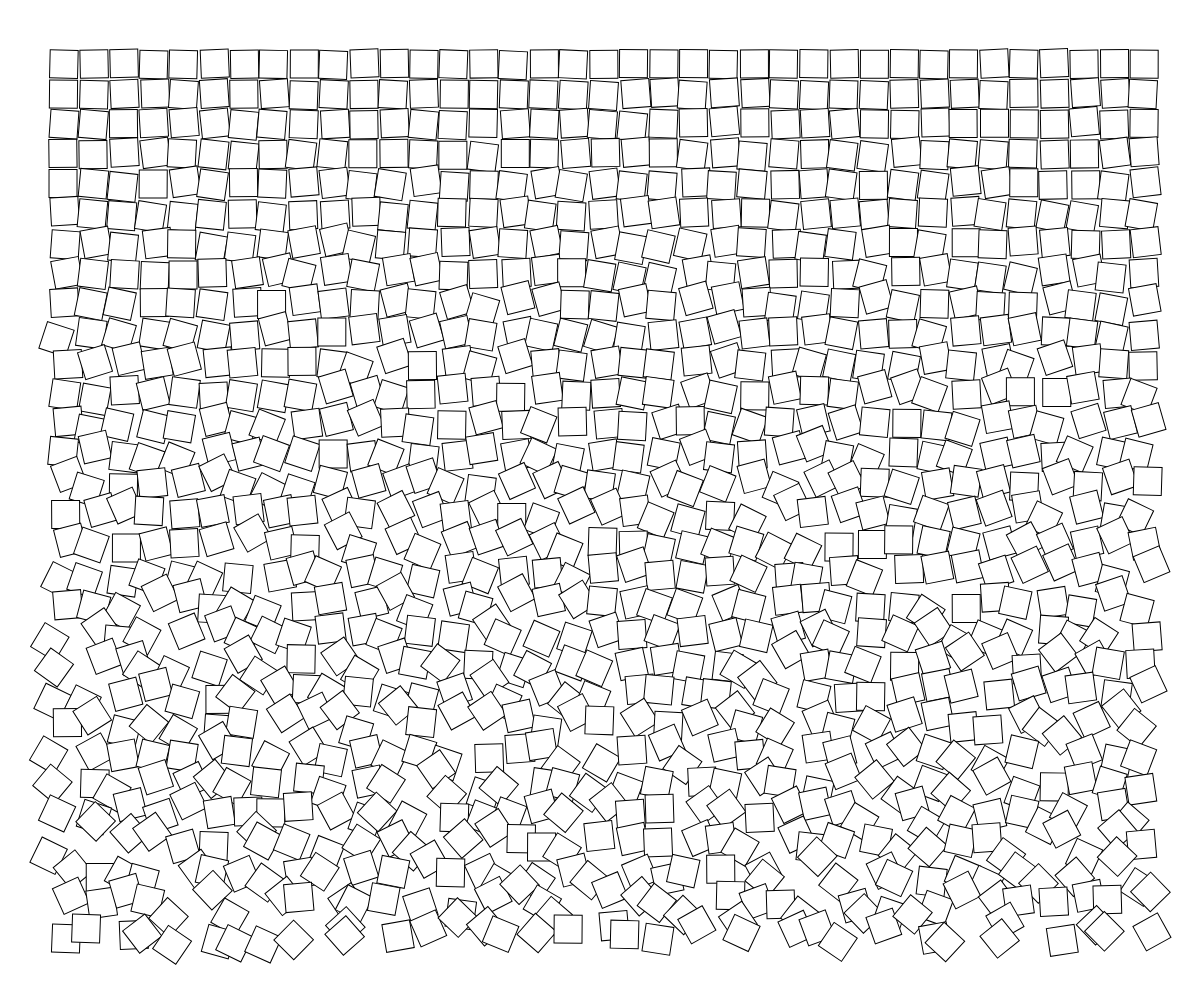
Frame 1 (no input)
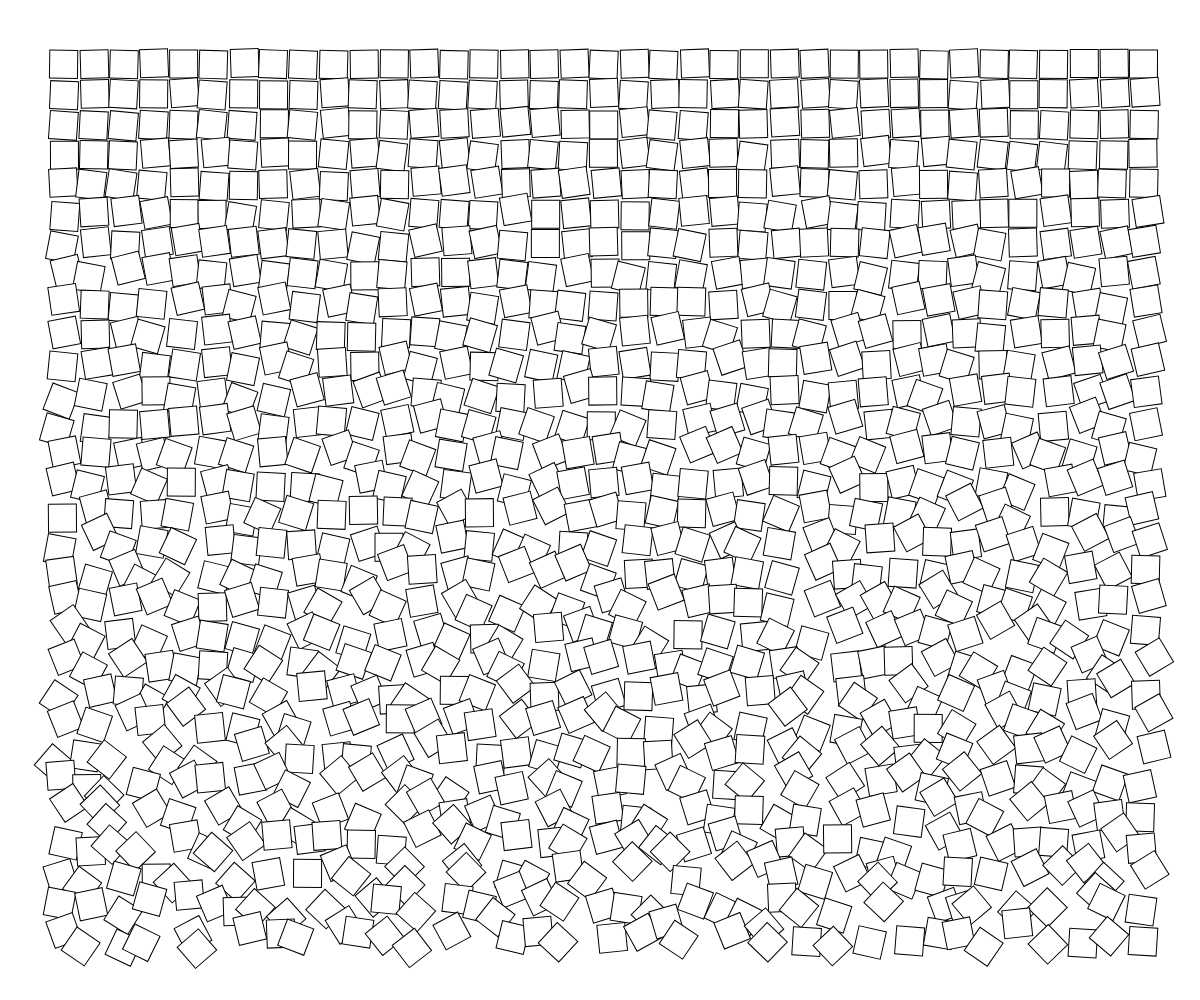
Frame 2 (the mouse pressed at the canvas centre, redrawn once)

The p5.js sketch that drew these frames (run headless with seeded random() and noise() and a simulated clock; the mouse was pressed at the canvas centre and the sketch redrawn once):

// p5.js sketch
// ── sketch.js
function setup() { createCanvas(windowWidth, windowHeight); noLoop(); }
function draw() {
  background(255);
  let s = 30;
  for(let y=50; y<height-50; y+=s) {
    for(let x=50; x<width-50; x+=s) {
      let chaos = map(y, 0, height, 0, 10);
      push();
      translate(x + random(-chaos, chaos), y + random(-chaos, chaos));
      rotate(random(-chaos, chaos) * 0.1);
      rect(0, 0, s-2, s-2);
      pop();
    }
  }
}
function windowResized() { resizeCanvas(windowWidth, windowHeight); }
